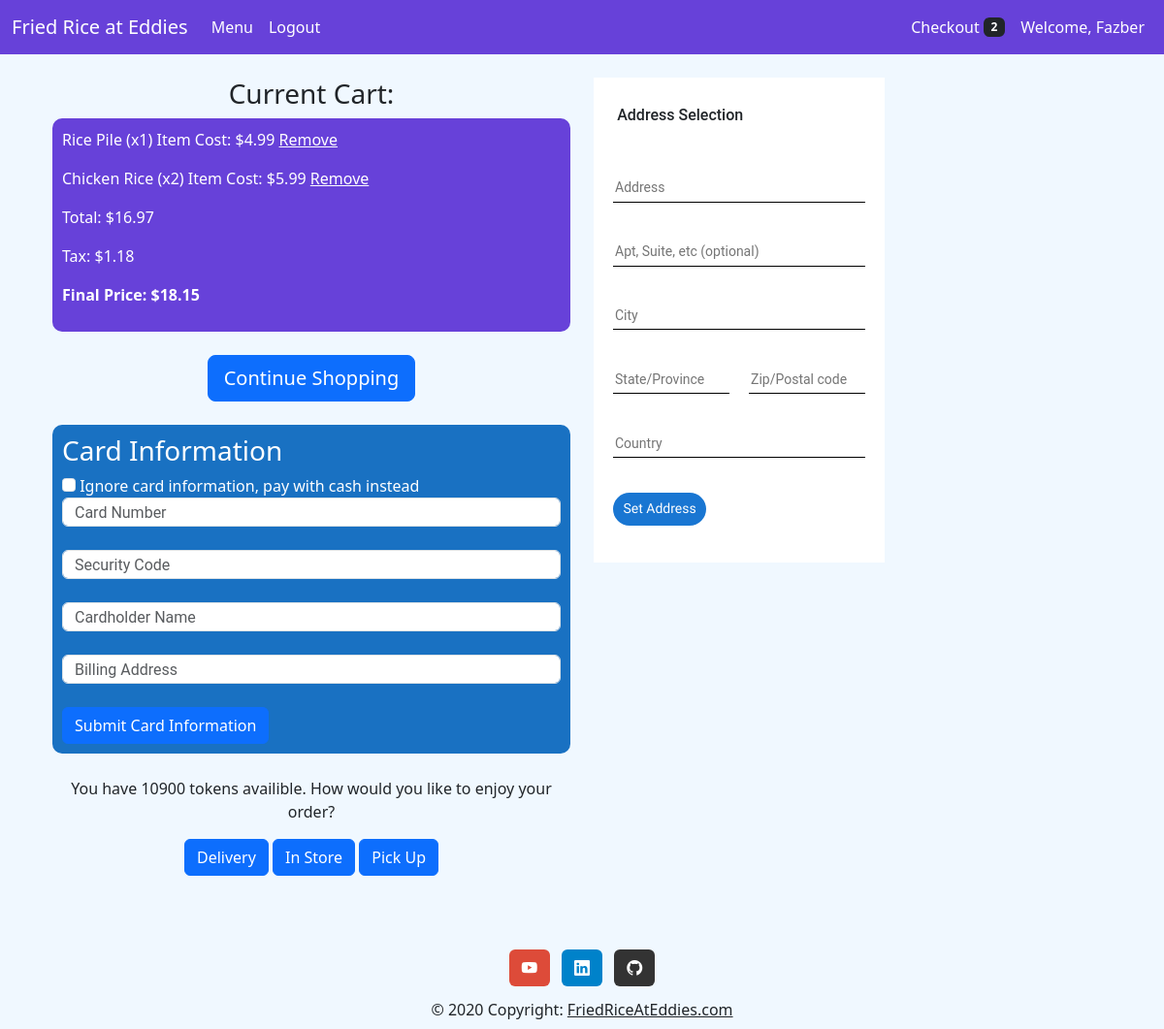
Page /checkout/ (signed in) on the earlier database version.
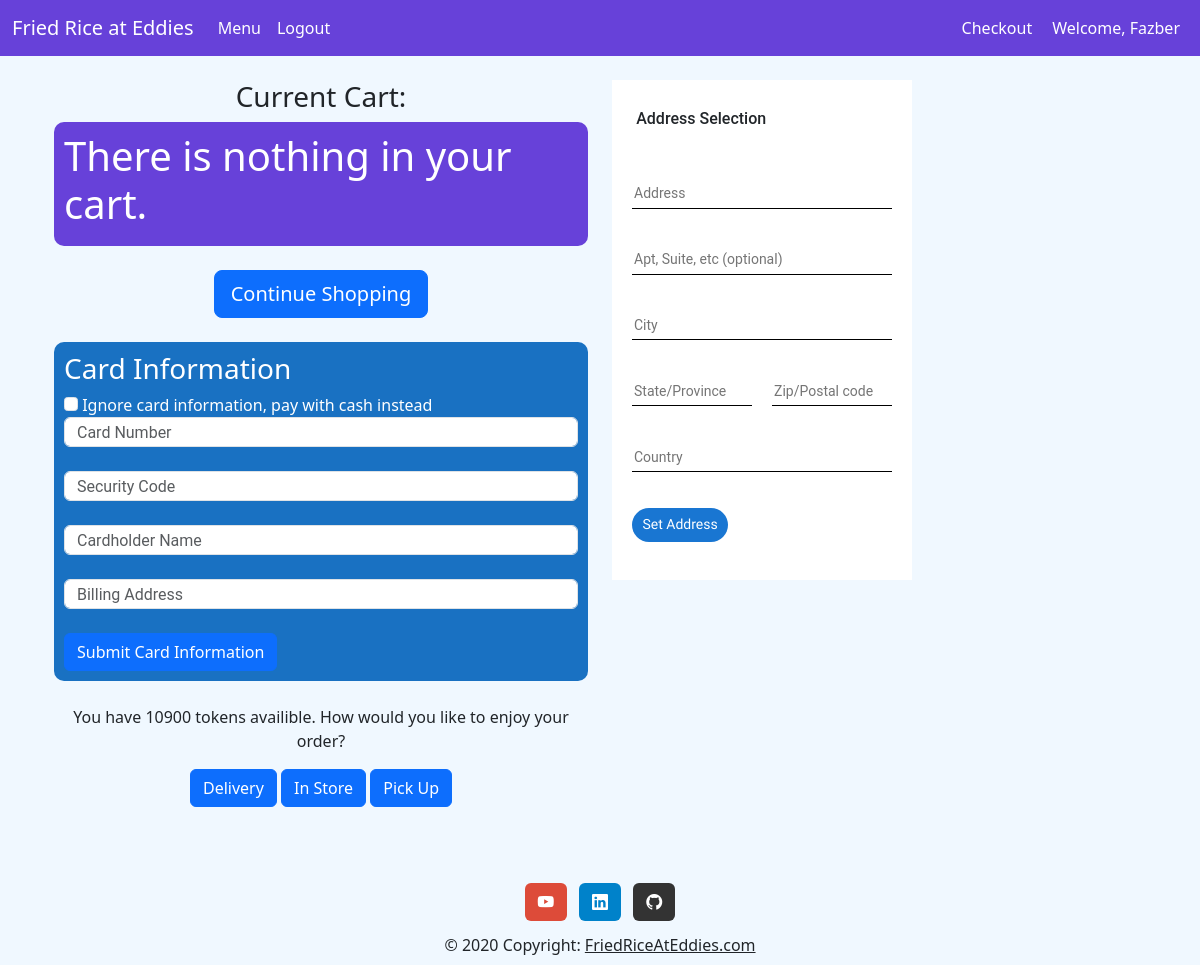
Same page on the later database version.
### checkout/models.py (models this page shows, shortened)
class CartItem(models.Model):
    user = models.ForeignKey(Member, on_delete=models.CASCADE, null=True, blank=True)
    item = models.ForeignKey(Menu, on_delete=models.CASCADE)
    quantity = models.PositiveIntegerField(default=0)
    date_added = models.DateTimeField(auto_now_add=True)

### main/models.py (models this page shows, shortened)
class Menu(models.Model):
    id = models.AutoField(primary_key=True)
    name = models.CharField(max_length=50)
    price = models.DecimalField(max_digits=6, decimal_places=2)

class Way_Recieved(models.Model):
    id = models.AutoField(primary_key=True)
    type = models.CharField(max_length=20)

### checkout/views.py (the view)
# urls.py: path('', views.view_cart, name='checkout'),
def view_cart(request):
    try:
        cart_items = CartItem.objects.filter(user=Member.objects.get(user=request.user))
        member = Member.objects.get(user=request.user)
        tokens = member.tokens
    except:
        cart_items = CartItem.objects.filter(user=None)
        tokens = 0
    request.session['num_items_in_cart'] = len(cart_items)
    total_price = sum(item.item.price * item.quantity for item in cart_items)
    way_recieveds = Way_Recieved.objects.all
    return render(request, 'checkout/checkout.html', {'cart_items': cart_items, 'total_price': total_price,
                                                      'tax': "%.2f" % round((float(total_price) * 0.0697), 2),
                                                      'final_price': "%.2f" % round((float(total_price) + float(total_price) * 0.0697), 2),
                                                      'way_recieveds': way_recieveds, 'tokens': tokens})

### checkout/templates/checkout/checkout.html (shortened to what this page needs)
{% extends 'base.html' %} {% load static %}
  {% block content %}
  <body>
    <br />
    <div class="container">
      <div class="row">
        <div class="col-lg-6">
          <h3 class="text-center">Current Cart:</h3>
          <div class="checkout-section" style="background-color: #6741d9">
            {% if cart_items %} {% for i in cart_items %} {% if i.item %}
            <p>
              {{i.item.name}} (x{{i.quantity}}) Item Cost: ${{i.item.price}}
              <a
                href="{% url 'remove_from_cart' i.item.id %}"
                style="color: white; transition: color 0.3s"
                onmouseover="this.style.color='blue';"
                onmouseout="this.style.color='white';"
              >
                Remove
              </a>
            </p>
            {% endif %} {% endfor %}
            <p>Total: ${{total_price}}</p>
            <p>Tax: ${{tax}}</p>
            <p><b>Final Price: ${{final_price}}</b></p>
            {% else %}
            <h1>There is nothing in your cart.</h1>
            {% endif %}
          </div>
          <br />
          <div class="text-center">
            <a
              class="btn btn-primary btn-lg"
              href="{% url 'menu' %}"
              role="button"
            >
              Continue Shopping
            </a>
          </div>
          <br />
          <div
            class="card-section"
            style="
              border-radius: 10px;
              padding: 10px;
              background-color: #1971c2;
              color: white;
            "
          >
            <h3>Card Information</h3>
            <input
              class="form-check-input"
              type="checkbox"
              value=""
              id="cashCheckbox"
            />
            <label class="form-check-label" for="cashCheckbox">
              Ignore card information, pay with cash instead
            </label>
            <input class="form-control" type="text" placeholder="Card Number" />
            <br />
            <input
              class="form-control"
              type="text"
              placeholder="Security Code"
            />
            <br />
            <input
              class="form-control"
              type="text"
              placeholder="Cardholder Name"
            />
            <br />
            <input
              class="form-control"
              type="text"
              placeholder="Billing Address"
            />
            <br />
            <button type="button" class="btn btn-primary">
              Submit Card Information
            </button>
          </div>
          <br />
          <div class="text-center">
            <p>
              You have {{tokens}} tokens availible. How would you like to enjoy
              your order?
            </p>
            {% if way_recieveds %} {% for w in way_recieveds %}
            <a href="{% url 'process_order' w.id %}" class="btn btn-primary">
              {{w.type}}
            </a>
            {% endfor %} {% endif %}
          </div>
        </div>
        <div class="col-lg-6">{% include 'checkout/map.html' %}</div>
      </div>
    </div>
  </body>
  {% endblock %}

### friedRiceAtEddiesWebsite/templates/navbar.html (shortened to what this page needs)
<nav
  class="navbar navbar-expand-lg navbar-dark"
  style="background-color: #6741d9"
>
  <div class="container-fluid">
    <a class="navbar-brand" href="{% url 'index' %}">Fried Rice at Eddies</a>
    <div class="collapse navbar-collapse" id="navbarNav">
      <ul class="navbar-nav me-auto">
        <li class="nav-item">
          <a class="nav-link active" aria-current="page" href="{% url 'menu' %}"
            >Menu</a
          >
        </li>
        {% if user.is_authenticated %}
        <li class="nav-item">
          <form id="logout-form" method="post" action="{% url 'logout' %}">
            <button
              class="nav-link active btn btn-link"
              aria-current="page"
              type="submit"
            >
              Logout
            </button>
          </form>
        </li>
        {% endif %}
      </ul>
      <ul class="navbar-nav ms-auto d-flex align-items-center">
        <li class="nav-item">
          <a
            class="nav-link active d-flex align-items-center"
            aria-current="page"
            href="{% url 'checkout' %}"
          >
            <span class="me-1">Checkout</span>
            {% if request.session.num_items_in_cart %}
            <span class="badge bg-dark align-middle"
              >{{ request.session.num_items_in_cart }}</span
            >
            {% endif %}
          </a>
        </li>
        <li class="nav-item">
          {% if user.is_authenticated %}
          <a class="nav-link active"
            >Welcome, {{ request.user.username|capfirst }}</a
          >
        </li>
        {% else %}
        <li class="nav-item">
          <a class="nav-link active">Welcome, Guest</a>
        </li>
        {% endif %}
      </ul>
    </div>
  </div>
</nav>

Differences in the rows shown:
removed CartItem: item.name "Rice Pile", quantity "1", item.price "4.99"
removed CartItem: item.name "Chicken Rice", quantity "2", item.price "5.99"
Other differences:
{{ request.session.num_items_in_cart }}: "2" → (not shown)
{{ total_price }}: "16.97" → (not shown)
{{ tax }}: "1.18" → (not shown)
{{ final_price }}: "18.15" → (not shown)
text no longer shown: "Total: $ Tax: $ Final Price: $"
text now shown: "There is nothing in your cart."
